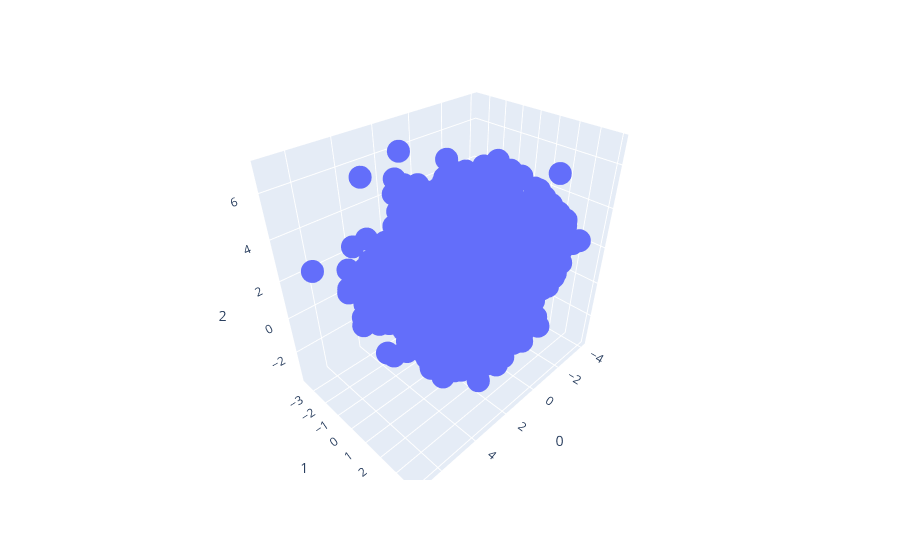

Notebook code cell kept with this figure:
### Code cell
import plotly.express as px
px.scatter_3d(data_frame=PCA_df, x = 0, y=1,z=2)

### Figure 1 — Plotly figure (JSON) as saved in the notebook; plotly's stock layout.template omitted (floating-point values rounded to 4 significant figures; data arrays with more than 128 entries replaced by an {"elided": "..."} marker saying what was removed)
{"data": [{"hovertemplate": "0=%{x}<br>1=%{y}<br>2=%{z}<extra></extra>", "legendgroup": "", "marker": {"color": "#636efa", "symbol": "circle"}, "mode": "markers", "name": "", "scene": "scene", "showlegend": false, "type": "scatter3d", "x": {"elided": "7043 float values"}, "y": {"elided": "7043 float values"}, "z": {"elided": "7043 float values"}}], "layout": {"legend": {"tracegroupgap": 0}, "margin": {"t": 60}, "scene": {"domain": {"x": [0, 1], "y": [0, 1]}, "xaxis": {"title": {"text": "0"}}, "yaxis": {"title": {"text": "1"}}, "zaxis": {"title": {"text": "2"}}}}}
